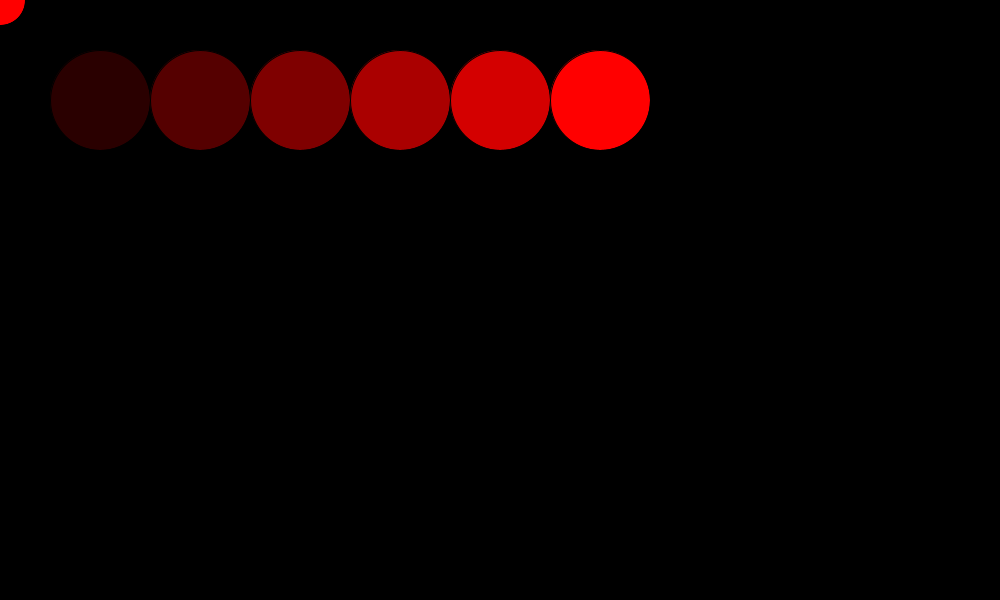
Frame 1 (no input)
Frame 60 (the mouse pressed at the canvas centre just before this capture): identical to frame 1, image omitted
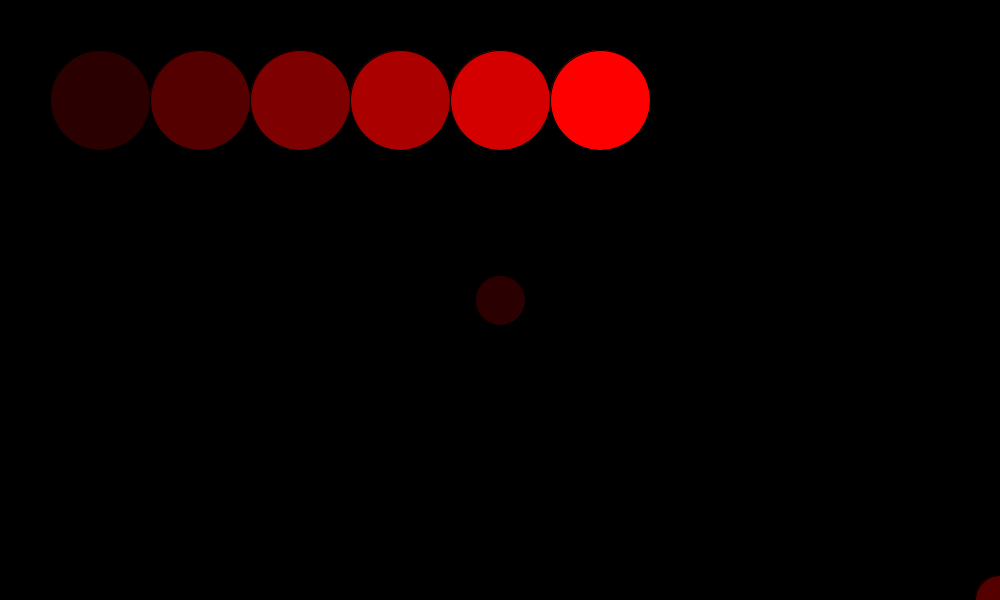
Frame 120 (the mouse held since frame 60 and released just before this capture)

The Processing sketch that drew these frames (run headless with seeded random() and noise(); from frame 60 on, the mouse is pressed at the canvas centre):

// Processing sketch: single_nestedForLoops
// ── single_nestedForLoops.pde
int r; 
int size; 
void setup(){
  size(1000, 600); 
  size = 100; 
}

void draw(){
  background(0); 
  
  //single loop
  for (int i = 0; i <= 600; i+=100){
    r = int(map(i, 0, 600,0, 255)); 
    fill(r, 0, 0); 
    ellipse(i, 100, 100, 100); 
    
    ellipse(i * mouseX/100, i * mouseY/100, 50, 50); 
  }
  
  //nested loops
   
  //for (int i = 0; i <= width; i +=size){
  //  for (int j = 0; j <= height; j += size){
  //    r = int(map(i, 0, 600,0, 255)); 
  //    int b = int(map(j, 0, 600,0, 255));
  //    fill(r, 0, b); 
  //    ellipse(i, j, size, size); 
  //  }
  //}
}
